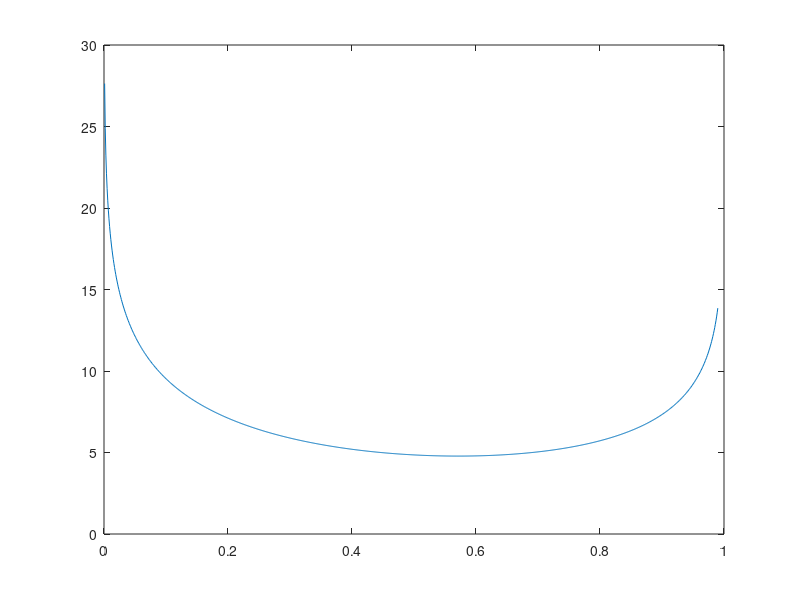

This chart was generated by the following MATLAB code: (Note: this script raises an error after producing the figure.)
%% Kreuzentropie Muenzwurf
clear, close;

% Daten: 4xK und 3xZ
xs = @(t) -4*log(t) - 3*log(1-t);

th = 0.001:0.001:0.99;
plot(th, xs(th)); 
hold on; 
xline(4/7, 'k--', 'LineWidth', 2);
plot(4/7, xs(4/7), 'xr', 'MarkerSize', 10); 
xlabel('\theta', 'FontSize', 16), ylabel('XS(\theta)', 'FontSize', 16); 
title('Kreuzentropie 4xK, 3xZ', 'FontSize', 16); 
legend('XS', '4/7', 'FontSize', 16); 

hold off; 
% ylim([4.5,5]); 